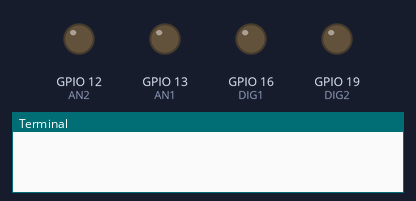
The program below on a simulated Raspberry Pi (BCM pin numbers). Shown: output pins drawn as LEDs (lit = HIGH), the last lines printed to the terminal.

Above: at 0.1 s.
At 1.1 s:
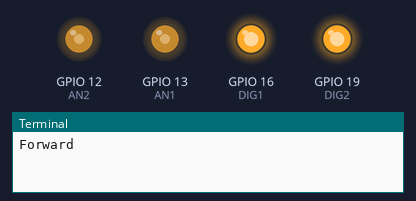
Timing chart, 0 to 2.6 s (numbered marks = the images above):
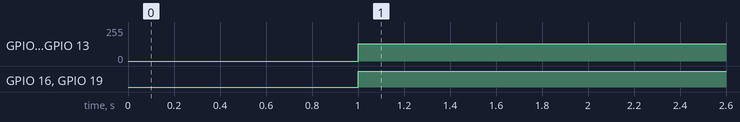

The program:

Forward.py
```python
import RPi.GPIO as GPIO
from time import sleep

GPIO.setmode(GPIO.BCM)
GPIO.setwarnings(False)
AN2 = 12
AN1 = 13
DIG2 = 19
DIG1 = 16

GPIO.setup(AN2, GPIO.OUT)
GPIO.setup(AN1, GPIO.OUT)
GPIO.setup(DIG2, GPIO.OUT)
GPIO.setup(DIG1, GPIO.OUT)
sleep(1)
p1 = GPIO.PWM(AN1, 100)
p2 = GPIO.PWM(AN2, 100)

try:
    while True:
        print("Forward")
        GPIO.output(DIG1, GPIO.HIGH)
        GPIO.output(DIG2, GPIO.HIGH)
        p1.start(50)
        p2.start(50)
        sleep(5)

except:
    p1.start(0)
    p2.start(0)
```

Measured:
- by itself, GPIO 12 (AN2), GPIO 13 (AN1): 0/255 → 128/255 at 1.0 s
- by itself, GPIO 16 (DIG1), GPIO 19 (DIG2): LOW → HIGH at 1.0 s
